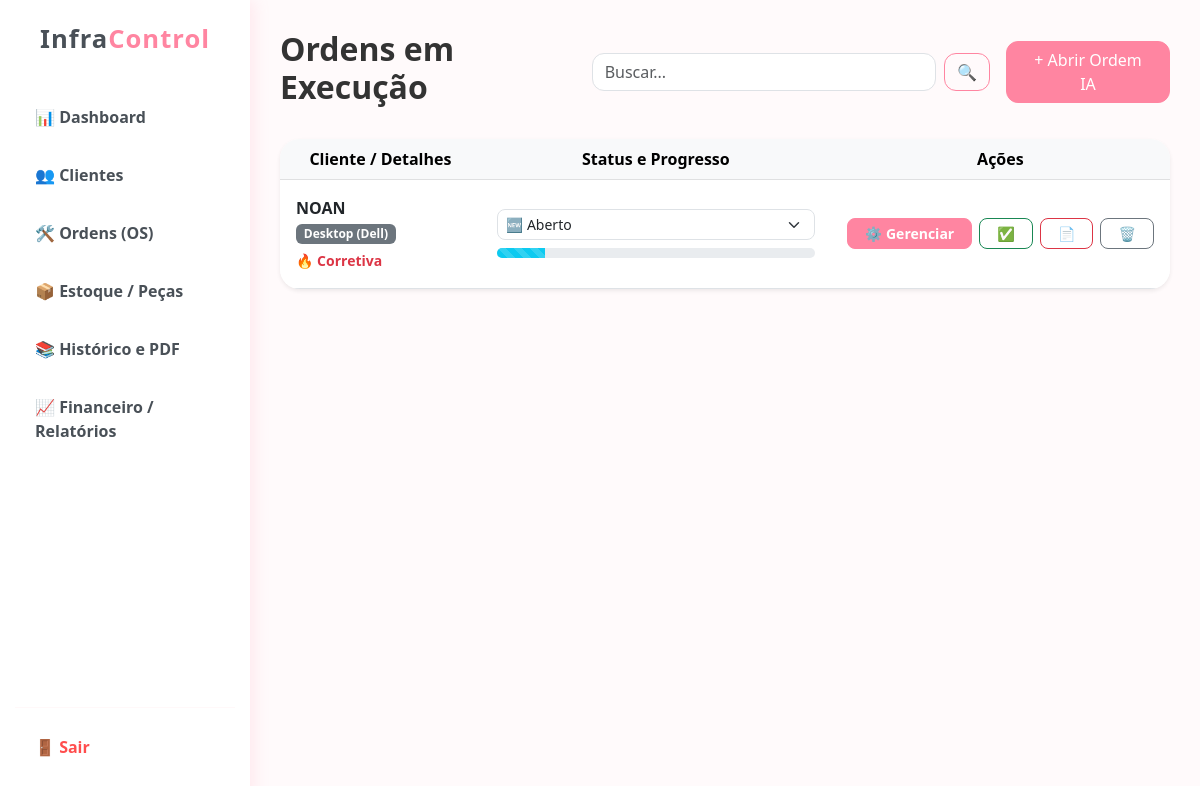
The page /os (signed in) on the database its author committed.
### models.py (models this page shows)
class OrdemServico(db.Model):
    id = db.Column(db.Integer, primary_key=True)
    equipamento = db.Column(db.String(100), nullable=False)
    marca = db.Column(db.String(50), nullable=True)
    tipo_manutencao = db.Column(db.String(50), nullable=True)
    descricao_problema = db.Column(db.Text, nullable=False)
    diagnostico_ia = db.Column(db.Text)
    valor = db.Column(db.Float) # Valor Mão de Obra
    desconto = db.Column(db.Float, default=0.0)
    data_abertura = db.Column(db.DateTime, default=datetime.now)
    status = db.Column(db.String(50), default='Aberto')
    cliente_id = db.Column(db.Integer, db.ForeignKey('cliente.id'), nullable=False)
    foto_antes = db.Column(db.String(255))
    data_garantia = db.Column(db.DateTime, nullable=True)
    nota_cliente = db.Column(db.Integer, nullable=True)
    comentario_cliente = db.Column(db.Text, nullable=True)
    itens = db.relationship('ItemOS', backref='ordem', cascade="all, delete-orphan", lazy=True)

class Cliente(db.Model):
    id = db.Column(db.Integer, primary_key=True)
    nome = db.Column(db.String(100), nullable=False)
    email = db.Column(db.String(100))
    telefone = db.Column(db.String(20))
    ordens = db.relationship('OrdemServico', backref='cliente', lazy=True)

### app.py (the view, shortened to what this page needs)
@app.route('/os', methods=['GET', 'POST'])
@login_required
def ordens():
    search = request.args.get('search')
    query = OrdemServico.query.filter(OrdemServico.status != 'Finalizado')
    if search: query = query.filter(OrdemServico.equipamento.ilike(f'%{search}%') | OrdemServico.cliente.has(Cliente.nome.ilike(f'%{search}%')))
    ativas = query.all()
    p_map, c_map = {'Aberto': 15, 'Em Análise': 40, 'Aguardando Peça': 65, 'Pronto para Retirada': 95}, {'Aberto': 'info', 'Em Análise': 'warning', 'Aguardando Peça': 'danger', 'Pronto para Retirada': 'primary'}
    for o in ativas: o.nivel, o.estilo = p_map.get(o.status, 10), c_map.get(o.status, 'secondary')
    return render_template('os.html', ordens=ativas, clientes=Cliente.query.all(), search=search)

### app.py (called while the page is built)
@login_manager.user_loader
def load_user(user_id): return User.query.get(int(user_id))

### templates/os.html (shortened to what this page needs)
{% extends "base.html" %}
{% block content %}
<div class="d-flex justify-content-between align-items-center mb-4">
    <h2 style="font-weight: 700; color: #333;">Ordens em Execução</h2>
    <form class="d-flex w-50 mx-3" method="GET" action="{{ url_for('ordens') }}">
        <input class="form-control me-2" type="search" name="search" placeholder="Buscar..." value="{{ search or '' }}" style="border-radius: 12px;">
        <button class="btn btn-outline-primary" type="submit" style="border-radius: 12px;">🔍</button>
    </form>
    <button class="btn btn-primary px-4" style="border-radius: 12px;" data-bs-toggle="modal" data-bs-target="#newOS">+ Abrir Ordem IA</button>
</div>
<div class="card border-0 shadow-sm" style="border-radius: 20px; overflow: hidden;">
    <table class="table table-hover m-0 align-middle text-center">
        <thead class="table-light">
            <tr><th>Cliente / Detalhes</th><th style="width: 350px;">Status e Progresso</th><th>Ações</th></tr>
        </thead>
        <tbody>
            {% for o in ordens %}
            <tr>
                <td class="p-3 text-start">
                    <strong>{{ o.cliente.nome }}</strong><br>
                    <span class="badge bg-secondary mb-1">{{ o.equipamento }} {{ '(' ~ o.marca ~ ')' if o.marca else '' }}</span><br>
                    {% if o.tipo_manutencao == 'Preventiva' %}
                        <small class="text-success fw-bold">🛠️ {{ o.tipo_manutencao }}</small>
                    {% elif o.tipo_manutencao == 'Corretiva' %}
                        <small class="text-danger fw-bold">🔥 {{ o.tipo_manutencao }}</small>
                    {% endif %}
                </td>
                <td class="p-3">
                    <form action="{{ url_for('atualizar_status', id=o.id) }}" method="POST" class="mb-2">
                        <select name="status" class="form-select form-select-sm" onchange="this.form.submit()" style="border-radius: 8px;">
                            <option value="Aberto" {% if o.status == 'Aberto' %}selected{% endif %}>🆕 Aberto</option>
                        </select>
                    </form>
                    <div class="progress" style="height: 10px; border-radius: 20px;"><div class="progress-bar progress-bar-striped progress-bar-animated bg-{{ o.estilo }}" style="width: {{ o.nivel }}%;"></div></div>
                </td>
                <td class="p-3">
                    <div class="btn-group gap-2 d-flex align-items-center justify-content-center">
                        <a href="{{ url_for('gerenciar_os', id=o.id) }}" class="btn btn-sm btn-primary fw-bold" style="border-radius: 8px;" title="Gerenciar OS / Adicionar Peças">⚙️ Gerenciar</a>
                        <a href="{{ url_for('finalizar_os', os_id=o.id) }}" class="btn btn-sm btn-outline-success" style="border-radius: 8px;" title="Entregar Equipamento">✅</a>
                        <a href="{{ url_for('gerar_pdf', os_id=o.id) }}" class="btn btn-sm btn-outline-danger" style="border-radius: 8px;" title="Gerar PDF">📄</a>
                        <a href="{{ url_for('excluir_os', id=o.id) }}" class="btn btn-sm btn-outline-secondary" style="border-radius: 8px;" onclick="return confirm('Tem certeza que deseja excluir esta ordem?')" title="Excluir OS">🗑️</a>
                    </div>
                </td>
            </tr>
            {% else %}<tr><td colspan="3" class="p-5 text-muted">Nenhuma ordem ativa no momento.</td></tr>{% endfor %}
        </tbody>
    </table>
</div>
{% endblock %}

### templates/base.html (style rules this page uses)
:root { --primary: #ff85a1; --primary-hover: #ff6b8b; --sidebar-bg: #ffffff; --body-bg: #fffafb; --text-dark: #495057; }
body { background-color: var(--body-bg); font-family: 'Segoe UI', Tahoma, Geneva, Verdana, sans-serif; overflow-x: hidden; color: var(--text-dark); }
.btn-primary { background-color: var(--primary) !important; border-color: var(--primary) !important; color: white !important; }
.btn-outline-primary { color: var(--primary) !important; border-color: var(--primary) !important; }

### rows shown on the page
OrdemServico: cliente.nome "NOAN", equipamento "Desktop", marca "(Dell)", tipo_manutencao "Corretiva", status "🆕 Aberto", {{ o.nivel }} 15 (drawn)
